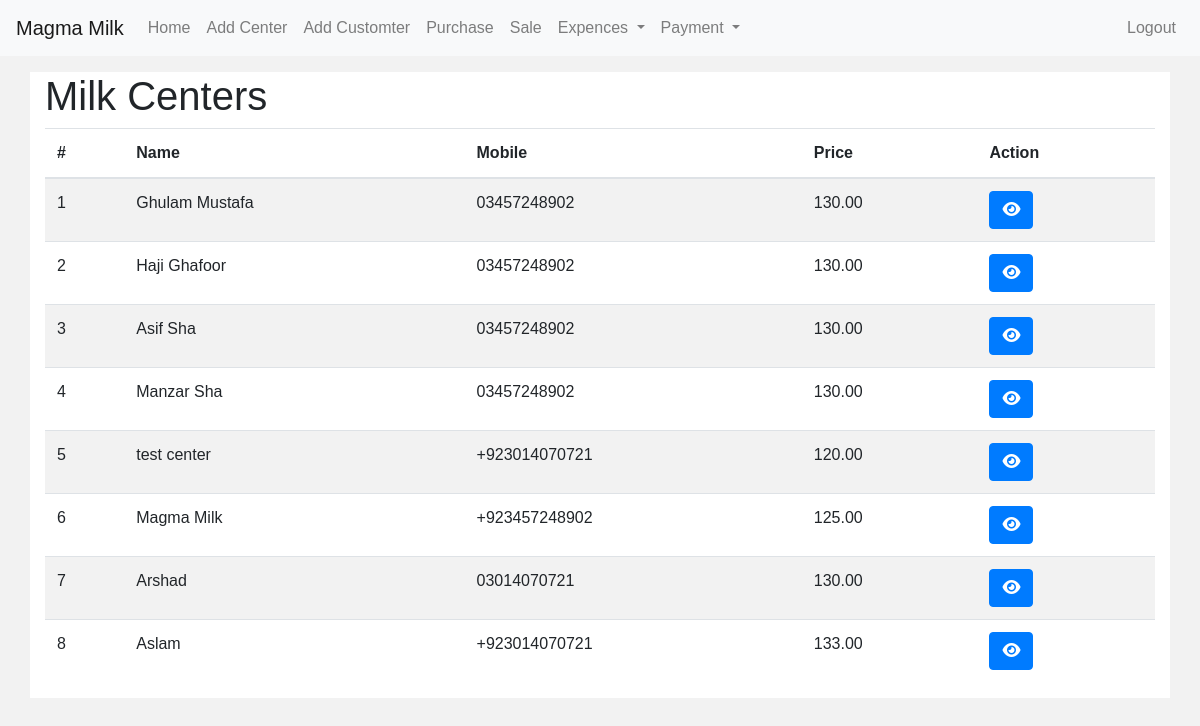
/center_details/, run on the app's committed database.
### Store/models.py (models this page shows, shortened)
class MilkCenter(models.Model):
    name = models.CharField(max_length=255)
    phone_number = models.CharField(max_length=15)  # You can adjust the max_length as needed
    address = models.TextField()
    price_of_milk = models.DecimalField(max_digits=10, decimal_places=2)  # Assuming price is a decimal value
    datetime = models.DateTimeField(auto_now_add=True)

### Store/views.py (the view)
# urls.py: path('center_details/', views.center_details, name='center_details'),
def center_details (request):
    centers=MilkCenter.objects.all()
    return render(request, 'manager/center_details.html',{'centers':centers})

### Store/templates/manager/center_details.html (shortened to what this page needs)
{% extends 'manager/manager_dashbord.html' %}
{% block content %}
<div class="container bg-white mt-3">
    <h1>Milk Centers</h1>
    <div class="table-responsive">
        <table class="table table-striped">
            <thead>
                <tr>
                    <th>#</th>
                    <th>Name</th>
                    <th>Mobile</th>
                    <th>Price</th>
                    <th>Action</th>
                </tr>
            </thead>
            <tbody>
                {% for center in centers %}
                <tr>
                    <td>{{ forloop.counter }}</td>
                    <td>{{ center.name }}</td>
                    <td>{{ center.phone_number}}</td>
                    <td>{{ center.price_of_milk }}</td>
                    <td>
                        <a href="{% url 'view_center' center.id %}" class="btn btn-primary">
                            <i class="fas fa-eye"></i>
                        </a>
                    </td>
                </tr>
                {% endfor %}
            </tbody>
        </table>
    </div>
</div>
{% endblock content %}

### Store/templates/manager/center_details.html (style rules this page uses)
body { font-family: Arial, sans-serif; background-color: #f2f2f2; margin: 0; padding: 0; }

### data on the page
MilkCenter: name "Ghulam Mustafa", phone_number "03457248902", price_of_milk "130.00"
MilkCenter: name "Haji Ghafoor", phone_number "03457248902", price_of_milk "130.00"
MilkCenter: name "Asif Sha", phone_number "03457248902", price_of_milk "130.00"
MilkCenter: name "Manzar Sha", phone_number "03457248902", price_of_milk "130.00"
MilkCenter: name "test center", phone_number "+923014070721", price_of_milk "120.00"
MilkCenter: name "Magma Milk", phone_number "+923457248902", price_of_milk "125.00"
MilkCenter: name "Arshad", phone_number "03014070721", price_of_milk "130.00"
MilkCenter: name "Aslam", phone_number "+923014070721", price_of_milk "133.00"
